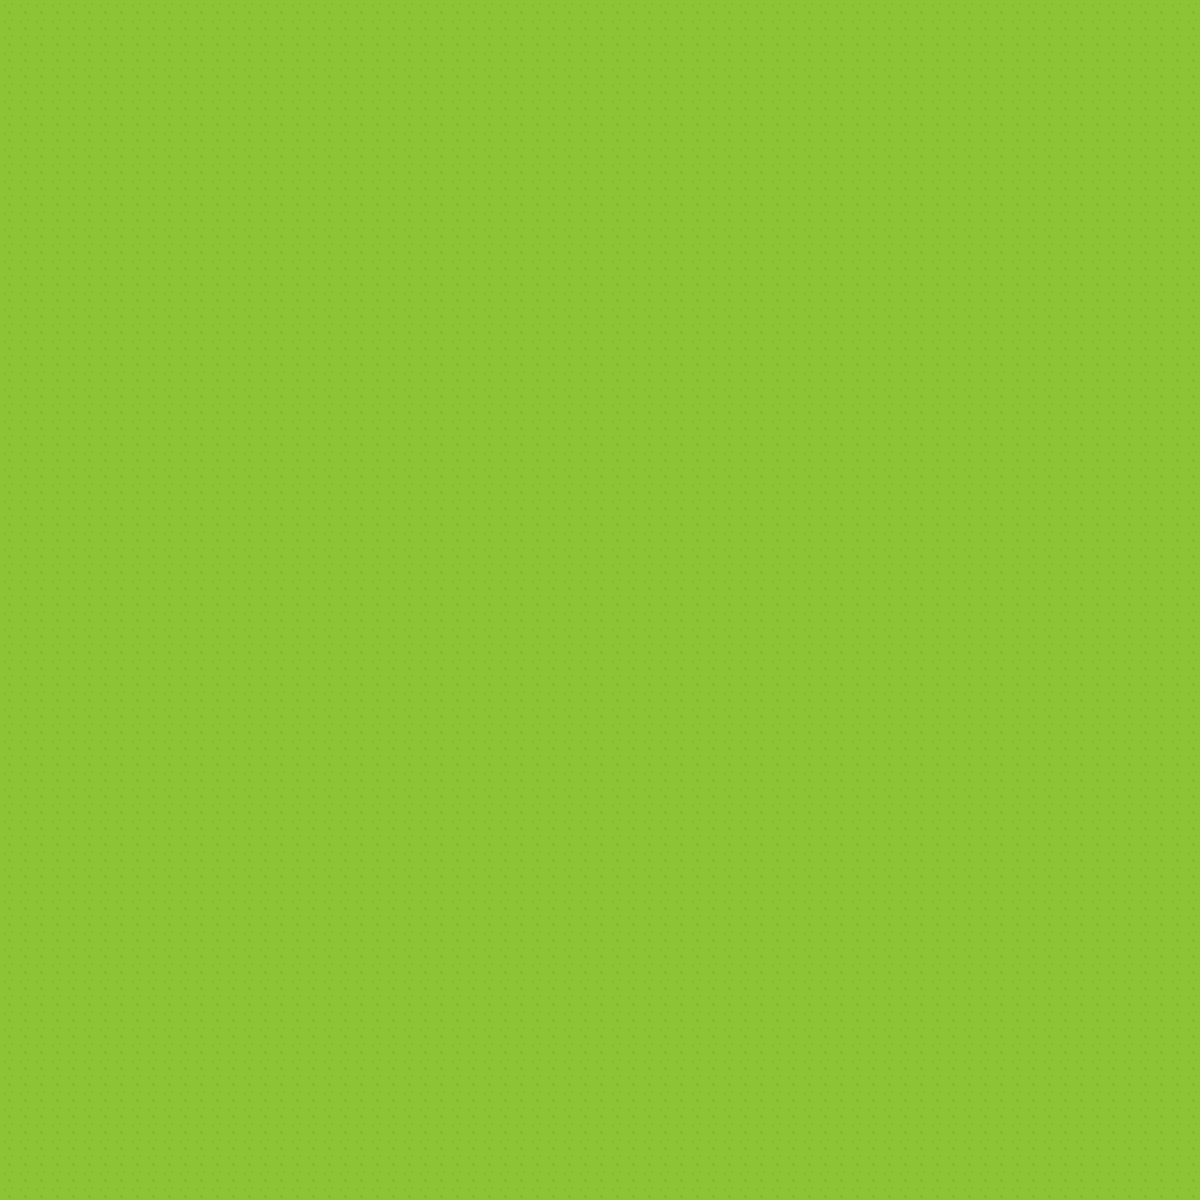

Tiled map render using the project's own tile images. Description and the map definition, with tile-layer contents summarised, below:
An orthogonal 75x75 tile map with 16x16 px tiles, 1 tile layer (Tile Layer 1).

<map version="1.0" tiledversion="1.1.5" orientation="orthogonal" renderorder="left-down" width="75" height="75" tilewidth="16" tileheight="16" infinite="0" nextobjectid="1">
 <tileset firstgid="1" source="../../basetileset.tsx" />
 <layer name="Tile Layer 1" width="75" height="75">
  <data>[5625 cells, 5625 non-empty, 1 distinct tile ids]</data>
 </layer>
</map>
